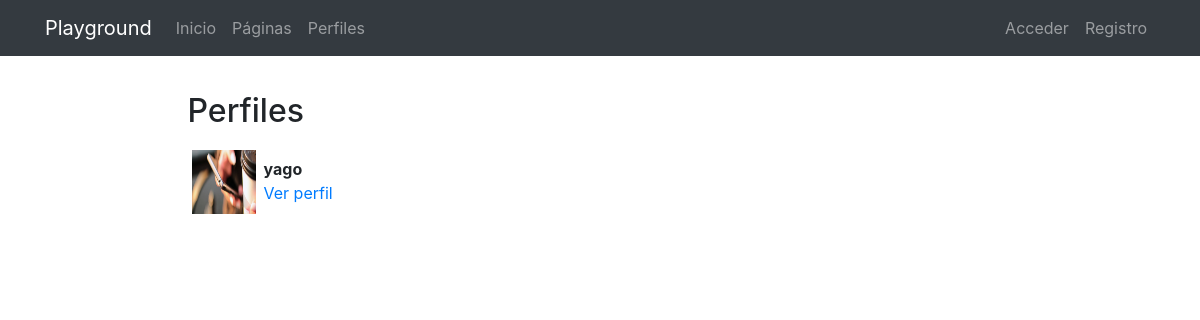
Page /profiles/ on the earlier database version.
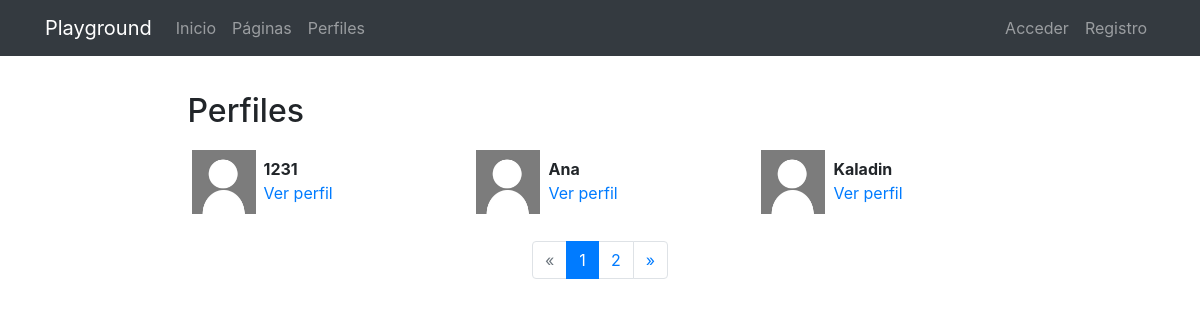
Same page on the later database version.
### registration/models.py (models this page shows)
class Profile(models.Model):
    user = models.OneToOneField(User, on_delete=models.CASCADE)
    avatar = models.ImageField(upload_to=custom_upload_to, null=True, blank=True)
    bio = models.TextField(null=True, blank=True)
    link = models.URLField(max_length=200, null=True, blank=True)
    class Meta:
        ordering = ['user__username']

### profiles/views.py (the view)
# urls.py: path('', ProfileListView.as_view(), name='list'),
class ProfileListView(ListView):
    model = Profile
    template_name = 'profiles/profile_list.html'
    paginate_by = 3   #!Muestra el número maximo de perfiles

### profiles/templates/profiles/profile_list.html (shortened to what this page needs)
{% extends 'core/base.html' %}
{% load static %}
{% block content %}
<main role="main">
  <div class="container">
    <div class="row mt-3">
      <div class="col-md-9 mx-auto mb-5">
        <h2>Perfiles</h2>
        <div class="row">
          {% for profile in profile_list %}
            <div class="col-md-4 mt-2 mb-3 ">
              <div class="row p-1">
                <div class="col-md-12">
                  {% if profile.avatar %}
                    <img src="{{profile.avatar.url}}" class="img-fluid profile-avatar">
                  {% else %}
                    <img src="{% static 'registration/img/no-avatar.jpg' %}" class="img-fluid profile-avatar">
                  {% endif %}
                  <p class="profile-data">
                    <b>{{profile.user|truncatechars:"16"}}</b><br>
                    <a href="{% url 'profiles:detail' profile.user %}">Ver perfil</a>
                  </p>
                </div>
              </div>
            </div>
          {% endfor %}
        </div>
        {% if is_paginated %}
        <nav aria-label="Page navigation">
          <ul class="pagination justify-content-center">
            {% if page_obj.has_previous %}
              <li class="page-item ">
                <a class="page-link" href="?page={{ page_obj.previous_page_number }}">&laquo;</a>
              </li>
            {% else %}
              <li class="page-item disabled">
                <a class="page-link" href="#" tabindex="-1">&laquo;</a>
              </li>
            {% endif %}
            {% for i in paginator.page_range %}
              <li class="page-item {% if page_obj.number == i %}active{% endif %}">
                <a class="page-link" href="?page={{ i }}">{{ i }}</a>
              </li>
            {% endfor %}
            {% if page_obj.has_next %}
              <li class="page-item ">
                <a class="page-link" href="?page={{ page_obj.next_page_number }}">&raquo;</a>
              </li>
            {% else %}
              <li class="page-item disabled">
                <a class="page-link" href="#" tabindex="-1">&raquo;</a>
              </li>
            {% endif %}
          </ul>
        </nav>
        {% endif %}
      </div>
    </div>
  </div>
</main>
{% endblock %}

### core/templates/core/base.html (shortened to what this page needs)
<!DOCTYPE html>
<html lang="es">
  <head>
    {% load static %}
    <link href="{% static 'core/vendor/bootstrap/css/bootstrap.min.css' %}" rel="stylesheet">
    <link href="{% static 'core/vendor/font-awesome/css/font-awesome.min.css' %}" rel="stylesheet" type="text/css">
    <link href="{% static 'core/css/main.css' %}" rel="stylesheet">
  </head>
  <body>
    <body>
      <nav class="navbar navbar-expand-lg navbar-dark bg-dark">
        <div class="container">
          <a class="navbar-brand" href="{% url 'home' %}">Playground</a>
          <div class="collapse navbar-collapse" id="ned">
            <ul class="navbar-nav mr-auto">
              <li class="nav-item">
                <a class="nav-link" href="{% url 'home' %}">Inicio</a>
              </li>
              <li class="nav-item">
                <a class="nav-link" href="{% url 'pages:pages' %}">Páginas</a>
              </li>
              <li class="nav-item">
                <a class="nav-link" href="{% url 'profiles:list' %}">Perfiles</a>
              </li>
            </ul>
            <ul class="navbar-nav">
              {% if not request.user.is_authenticated %}
                <li class="nav-item">
                  <a class="nav-link" href="{% url 'login' %}">Acceder</a>
                </li>
                <li class="nav-item">
                  <a class="nav-link" href="{% url 'singup' %}">Registro</a>
                </li>
              {% endif %}
            </ul>
          </div>
        </div>
      </nav>
      {% block content %}{% endblock %}
  </body>
</html>

### core/static/core/css/main.css (style rules this page uses)
main { padding-top: 20px; }
:root { --jumbotron-padding-y: 3rem; }

### profiles/templates/profiles/profile_list.html (style rules this page uses)
.profile-avatar { float:left;width:4rem;height:4rem }
.profile-data { padding-left:4.5rem;padding-top:.4rem; }

Differences in the rows shown:
no longer on this page (row edited): Profile: avatar (picture), user "yago"
added Profile: user "1231"
added Profile: user "Ana"
added Profile: user "Kaladin"
Other differences:
new list line: "1"
new list line: "2"
